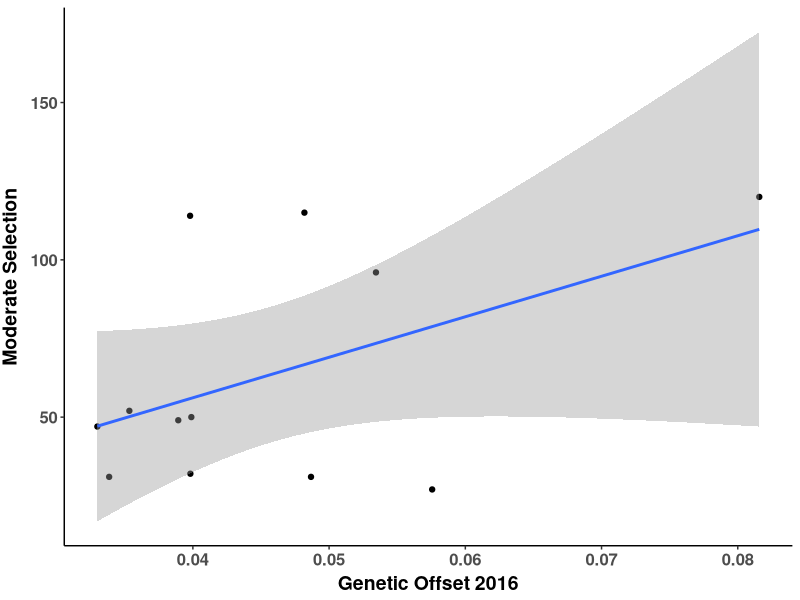
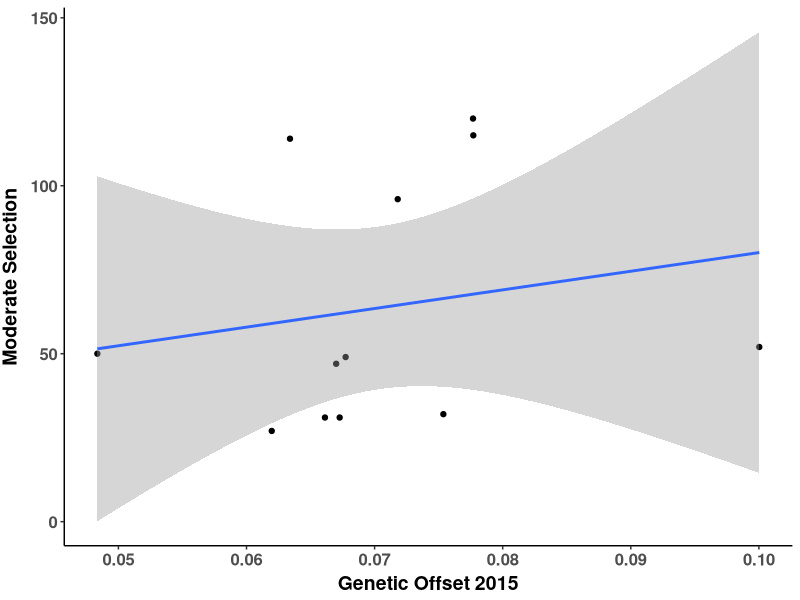
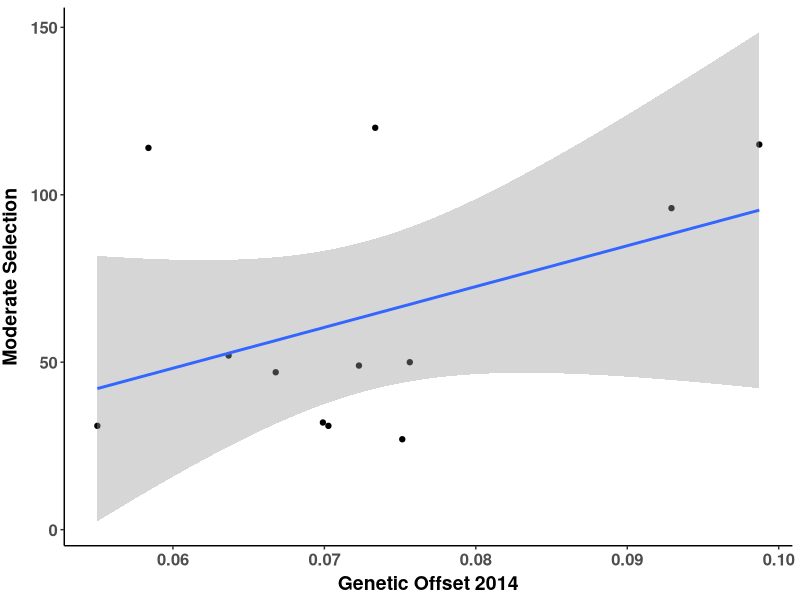
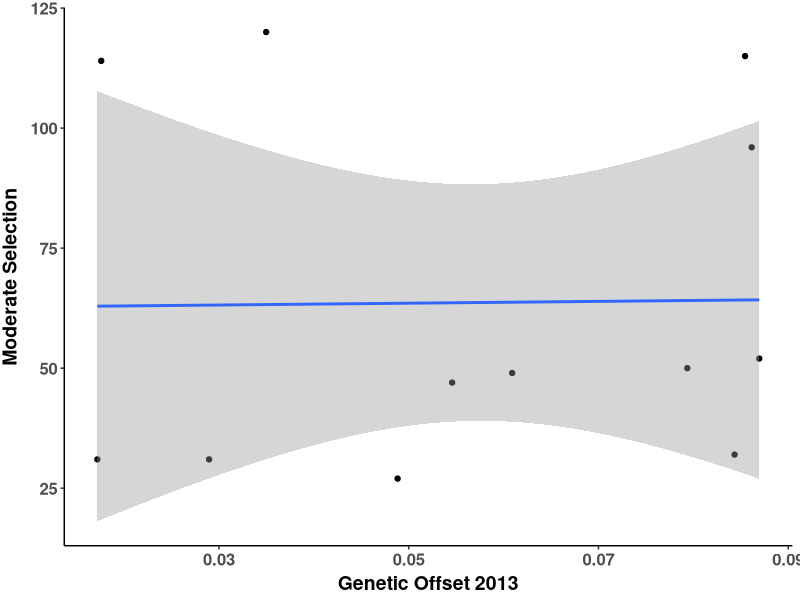
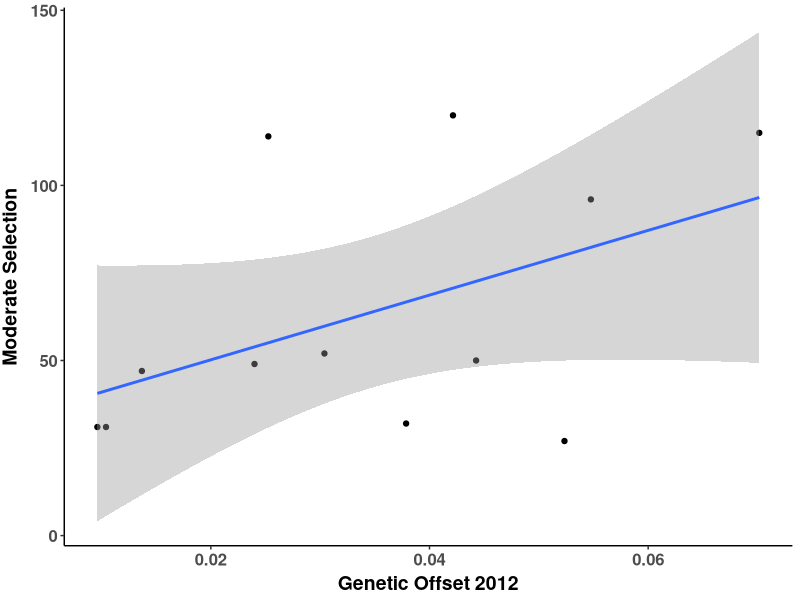
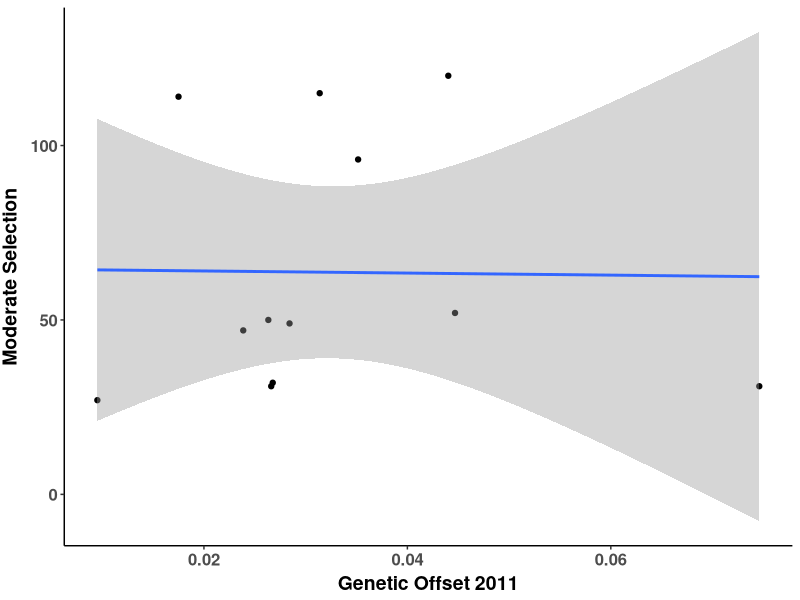
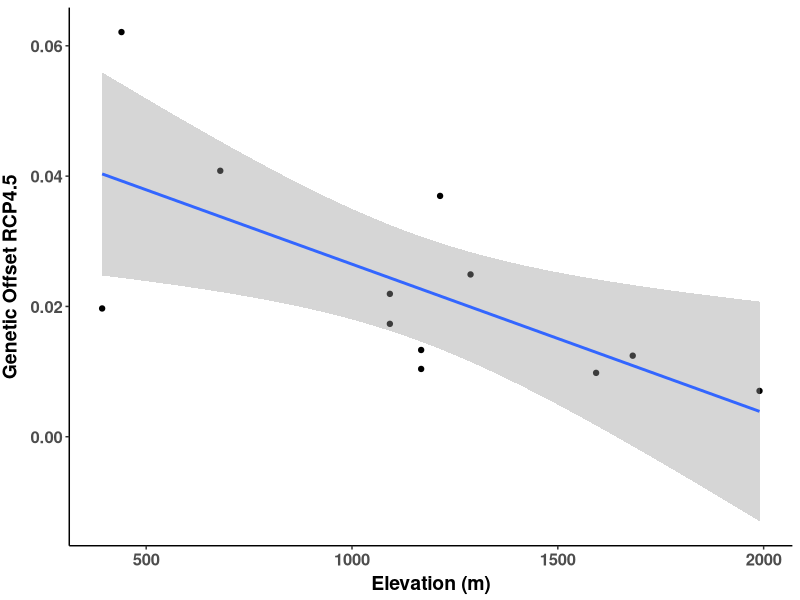
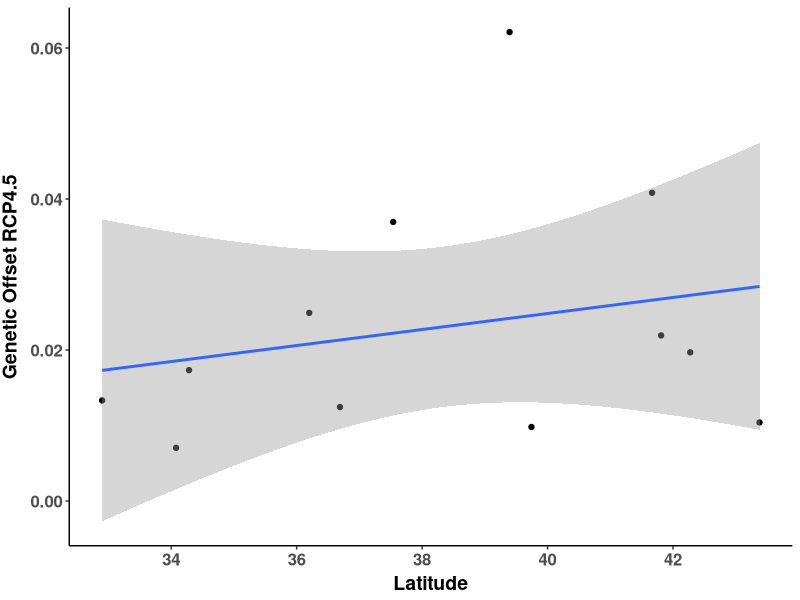

Recreate these plots in R, in order.
##################################################################################
## Gradient forest plots
## Author Daniel Anstett
## 
## 
## Last Modified September 19, 2022
###################################################################################

#Library install and import
library(tidyverse) 
library(car)

#Import data
offset_pop_s <- read_csv("Genomics_scripts/Data/offset_pop_s.csv")

#stats
lm.2016 <- lm(Moderate_Selection~offset_2016,data=offset_pop_s)
lm.2015 <- lm(Moderate_Selection~offset_2015,data=offset_pop_s)
lm.2014 <- lm(Moderate_Selection~offset_2014,data=offset_pop_s)

Anova(lm.2016,type="III")
Anova(lm.2015,type="III")
Anova(lm.2014,type="III")



#plots
ggplot(offset_pop_s, aes(x=offset_2016, y=Moderate_Selection)) + 
  geom_point()+
  geom_smooth(method=lm)+
  scale_y_continuous(name="Moderate Selection")+
  scale_x_continuous(name="Genetic Offset 2016")+
  theme_classic() + theme(
    axis.text.x = element_text(size=12, face="bold"),
    axis.text.y = element_text(size=12,face="bold"),
    axis.title.x = element_text(color="black", size=14, vjust = 0.5, face="bold"),
    axis.title.y = element_text(color="black", size=14,vjust = 2, face="bold",hjust=0.5))
ggsave("Offset_slope/1_offset_slope_2016.pdf",width=10, height = 6, units = "in")

ggplot(offset_pop_s, aes(x=offset_2015, y=Moderate_Selection)) + 
  geom_point()+
  geom_smooth(method=lm)+
  scale_y_continuous(name="Moderate Selection")+
  scale_x_continuous(name="Genetic Offset 2015")+
  theme_classic() + theme(
    axis.text.x = element_text(size=12, face="bold"),
    axis.text.y = element_text(size=12,face="bold"),
    axis.title.x = element_text(color="black", size=14, vjust = 0.5, face="bold"),
    axis.title.y = element_text(color="black", size=14,vjust = 2, face="bold",hjust=0.5))
ggsave("Offset_slope/1_offset_slope_2015.pdf",width=10, height = 6, units = "in")

ggplot(offset_pop_s, aes(x=offset_2014, y=Moderate_Selection)) + 
  geom_point()+
  geom_smooth(method=lm)+
  scale_y_continuous(name="Moderate Selection")+
  scale_x_continuous(name="Genetic Offset 2014")+
  theme_classic() + theme(
    axis.text.x = element_text(size=12, face="bold"),
    axis.text.y = element_text(size=12,face="bold"),
    axis.title.x = element_text(color="black", size=14, vjust = 0.5, face="bold"),
    axis.title.y = element_text(color="black", size=14,vjust = 2, face="bold",hjust=0.5))
ggsave("Offset_slope/1_offset_slope_2014.pdf",width=10, height = 6, units = "in")

ggplot(offset_pop_s, aes(x=offset_2013, y=Moderate_Selection)) + 
  geom_point()+
  geom_smooth(method=lm)+
  scale_y_continuous(name="Moderate Selection")+
  scale_x_continuous(name="Genetic Offset 2013")+
  theme_classic() + theme(
    axis.text.x = element_text(size=12, face="bold"),
    axis.text.y = element_text(size=12,face="bold"),
    axis.title.x = element_text(color="black", size=14, vjust = 0.5, face="bold"),
    axis.title.y = element_text(color="black", size=14,vjust = 2, face="bold",hjust=0.5))
#ggsave("Offset_slope/1_offset_slope_2013.pdf",width=10, height = 6, units = "in")

ggplot(offset_pop_s, aes(x=offset_2012, y=Moderate_Selection)) + 
  geom_point()+
  geom_smooth(method=lm)+
  scale_y_continuous(name="Moderate Selection")+
  scale_x_continuous(name="Genetic Offset 2012")+
  theme_classic() + theme(
    axis.text.x = element_text(size=12, face="bold"),
    axis.text.y = element_text(size=12,face="bold"),
    axis.title.x = element_text(color="black", size=14, vjust = 0.5, face="bold"),
    axis.title.y = element_text(color="black", size=14,vjust = 2, face="bold",hjust=0.5))
#ggsave("Offset_slope/1_offset_slope_2012.pdf",width=10, height = 6, units = "in")

ggplot(offset_pop_s, aes(x=offset_2011, y=Moderate_Selection)) + 
  geom_point()+
  geom_smooth(method=lm)+
  scale_y_continuous(name="Moderate Selection")+
  scale_x_continuous(name="Genetic Offset 2011")+
  theme_classic() + theme(
    axis.text.x = element_text(size=12, face="bold"),
    axis.text.y = element_text(size=12,face="bold"),
    axis.title.x = element_text(color="black", size=14, vjust = 0.5, face="bold"),
    axis.title.y = element_text(color="black", size=14,vjust = 2, face="bold",hjust=0.5))
#ggsave("Offset_slope/1_offset_slope_2011.pdf",width=10, height = 6, units = "in")








#Plot offset against latitude
#4.5
ggplot(offset_pop_s, aes(x=Elevation, y=offset_4.5_peakbf2)) + 
  geom_point()+
  geom_smooth(method=lm)+
  scale_y_continuous(name="Genetic Offset RCP4.5")+
  scale_x_continuous(name="Elevation (m)")+
  theme_classic() + theme(
    axis.text.x = element_text(size=12, face="bold"),
    axis.text.y = element_text(size=12,face="bold"),
    axis.title.x = element_text(color="black", size=14, vjust = 0.5, face="bold"),
    axis.title.y = element_text(color="black", size=14,vjust = 2, face="bold",hjust=0.5))

ggplot(offset_pop_s, aes(x=Lat, y=offset_4.5_peakbf2)) + 
  geom_point()+
  geom_smooth(method=lm)+
  scale_y_continuous(name="Genetic Offset RCP4.5")+
  scale_x_continuous(name="Latitude")+
  theme_classic() + theme(
    axis.text.x = element_text(size=12, face="bold"),
    axis.text.y = element_text(size=12,face="bold"),
    axis.title.x = element_text(color="black", size=14, vjust = 0.5, face="bold"),
    axis.title.y = element_text(color="black", size=14,vjust = 2, face="bold",hjust=0.5))

#8.5
ggplot(offset_pop_s, aes(x=Elevation, y=offset_8.5_peakbf2)) + 
  geom_point()+
  geom_smooth(method=lm)+
  scale_y_continuous(name="Genetic Offset RCP8.5")+
  scale_x_continuous(name="Elevation (m)")+
  theme_classic() + theme(
    axis.text.x = element_text(size=12, face="bold"),
    axis.text.y = element_text(size=12,face="bold"),
    axis.title.x = element_text(color="black", size=14, vjust = 0.5, face="bold"),
    axis.title.y = element_text(color="black", size=14,vjust = 2, face="bold",hjust=0.5))

ggplot(offset_pop_s, aes(x=Lat, y=offset_8.5_peakbf2)) + 
  geom_point()+
  geom_smooth(method=lm)+
  scale_y_continuous(name="Genetic Offset RCP8.5")+
  scale_x_continuous(name="Latitude")+
  theme_classic() + theme(
    axis.text.x = element_text(size=12, face="bold"),
    axis.text.y = element_text(size=12,face="bold"),
    axis.title.x = element_text(color="black", size=14, vjust = 0.5, face="bold"),
    axis.title.y = element_text(color="black", size=14,vjust = 2, face="bold",hjust=0.5))
